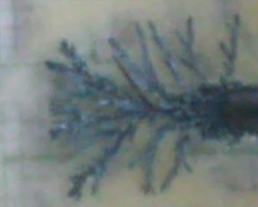
#> input picture imgs/evolTemporal/t8.png, 258 x 207 px, found by its file name
$ jupyter execute --allow-errors improcesing.ipynb   (shell and % lines are left out)
#> lines starting #> are read from the running program, lines starting #| are printed output that depends on the picture; after the words box and inside, x2 and y2 are one past the last pixel; in counts of white or black regions, pixels touching at a corner belong together
[cell 1]
%pylab inline
import numpy as np
import cv2

[cell 2]
im = cv2.imread('fotosPYTHON/evolTemporal/t8.png',0)
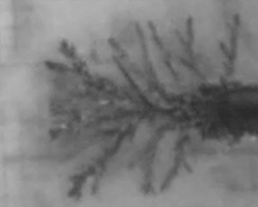
#> im: shape (207, 258); min 39, max 188, mean 122.4
imshow(im, cmap='gray')
#plt.axis('off')

[cell 3]
ret, bw_img = cv2.threshold(im,100,255,cv2.THRESH_BINARY)
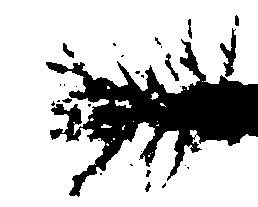
#> bw_img: shape (207, 258); 76.4% white; 29 black regions (19 under 20 px), largest, box (x1, y1, x2, y2) and area: (46, 39, 258, 197) 11814, (220, 28, 236, 77) 334, (165, 53, 179, 81) 117

plt.imshow(bw_img, cmap='gray')
plt.axis('off')

#> (a cell that did not finish here is left out)

[cell 5]
p1 = im[0] <= 140;
p2 = im >=60;
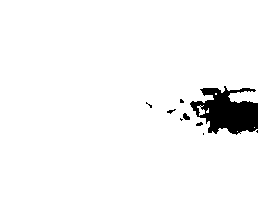
#> p2: shape (207, 258) bool; 96% white; 9 black regions (5 under 20 px), largest, box (x1, y1, x2, y2) and area: (190, 86, 258, 135) 2011, (183, 113, 190, 120) 34, (167, 109, 176, 114) 20, (196, 122, 203, 126) 20
pp = p1*p2
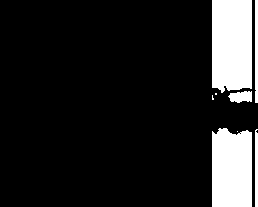
#> pp: shape (207, 258) bool; 13.8% white; 8 white regions (3 under 20 px), largest, box (x1, y1, x2, y2) and area: (212, 0, 252, 93) 3570, (212, 128, 252, 207) 3023, (255, 0, 258, 103) 308, (255, 129, 258, 207) 229, (228, 91, 252, 103) 217

#> (a cell that did not finish here is left out)

[cell 7]
indices = np.where(im == [0])
#> indices = (empty array, empty array)

[cell 8]
dimFrac = np.array([1.949,  1.94064, 1.92598, 1.90737, 1.89607, 1.90303, 1.90509, 1.88948, 1.88231])
plt.errorbar(np.arange(9)*5+8,dimFrac, yerr=0.005*dimFrac, marker = 'o', capsize = 5, c='b')
plt.xlabel('time [s]')
plt.ylabel('Fractal dimension')
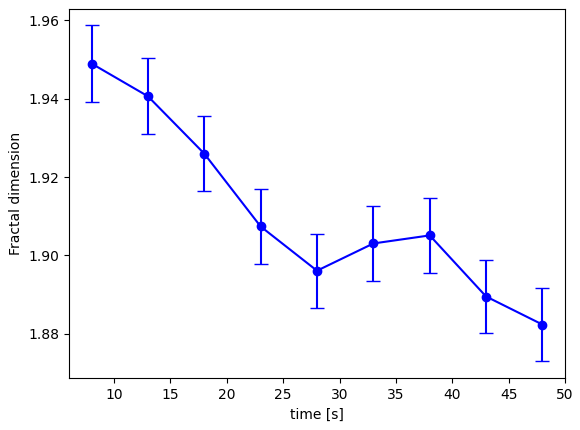
#> figure drawn by matplotlib, 1 panel

[cell 9]
0.005*dimFrac

[cell 10]
vs = np.array([5,7.5, 10])
cu05 = np.array([1.9627, 1.800, 1.703])
cu10 = np.array([1.9629, 1.9532, 1.6651])
zn05 = np.array([1.7229, 1.8579, 1.8337])
zn10 = np.array([1.6924, 1.9302, 1.5627])

[cell 11]
plt.errorbar(vs, cu05,  yerr=0.05*cu05, marker = 'o', capsize = 5, c='b', label = r'$0.5 M \quad CuSO_4 $')
plt.errorbar(vs, cu10,  yerr=0.05*cu10, marker = 'o', capsize = 5, c='r', label = r'$1.0 M \quad CuSO_4 $')

plt.legend()
plt.xlabel('Voltage [V]')
plt.ylabel('Fractal dimension')
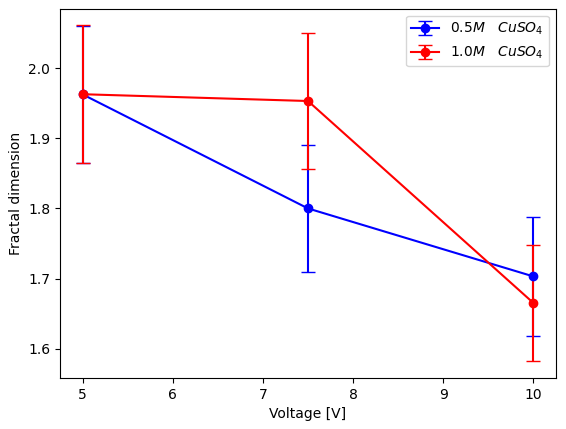
#> figure drawn by matplotlib, 1 panel

[cell 12]
plt.errorbar(vs, zn05,  yerr=0.05*zn05, marker = 'o', capsize = 5, c='green', label = r'$0.5 M \quad ZnSO_4 $')
plt.errorbar(vs, zn10,  yerr=0.05*zn10, marker = 'o', capsize = 5, c='purple', label = r'$1.0 M \quad ZnSO_4 $')


plt.legend()
plt.xlabel('Voltage [V]')
plt.ylabel('Fractal dimension')
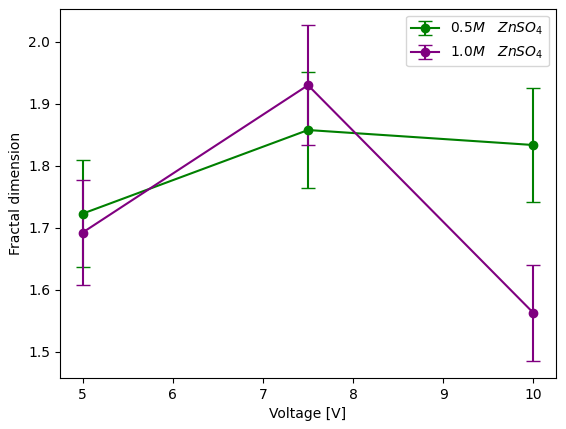
#> figure drawn by matplotlib, 1 panel

$ run again, with imgs/evolTemporal/t1.png copied over imgs/evolTemporal/t8.png
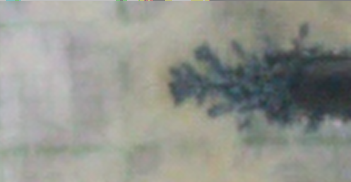
#> input picture imgs/evolTemporal/t1.png, 351 x 182 px, found by its file name
#> `ret, bw_img = cv2.threshold(im,100,255,cv2.THRESH_BINARY)`:
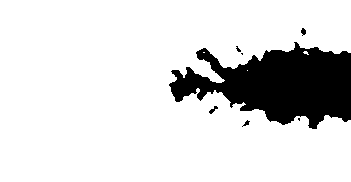
#> bw_img: shape (182, 351); 85.5% white; 7 black regions (3 under 20 px), largest, box (x1, y1, x2, y2) and area: (169, 42, 351, 129) 9166, (209, 106, 218, 114) 31, (301, 28, 306, 36) 27, (242, 120, 250, 127) 22
#> p2: shape (182, 351) bool; 96.4% white; 17 black regions (12 under 20 px), largest, box (x1, y1, x2, y2) and area: (286, 67, 351, 114) 1996, (280, 100, 292, 110) 68, (268, 58, 280, 66) 56, (274, 74, 285, 80) 46, (302, 59, 315, 65) 30
#> `pp = p1*p2`:
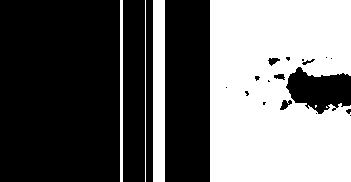
#> pp: shape (182, 351) bool; 41.2% white; 6 white regions (2 under 20 px), largest, box (x1, y1, x2, y2) and area: (210, 0, 351, 182) 23379, (153, 0, 165, 182) 2184, (120, 0, 123, 182) 546, (145, 0, 146, 182) 182
#> indices = (empty array, empty array)

$ run again, with imgs/evolTemporal/t2.png copied over imgs/evolTemporal/t8.png
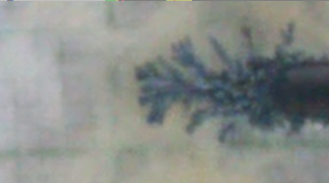
#> input picture imgs/evolTemporal/t2.png, 329 x 183 px, found by its file name
#> bw_img: shape (183, 329); 83.8% white; 8 black regions (3 under 20 px), largest, box (x1, y1, x2, y2) and area: (137, 49, 329, 132) 9467, (191, 110, 207, 126) 110, (220, 123, 234, 140) 79, (243, 28, 250, 39) 55, (287, 36, 291, 43) 21
#> p2: shape (183, 329) bool; 96.4% white; 11 black regions (6 under 20 px), largest, box (x1, y1, x2, y2) and area: (266, 65, 329, 118) 1955, (257, 79, 266, 88) 52, (261, 105, 271, 116) 48, (254, 64, 264, 71) 46, (238, 80, 246, 85) 28
#> `pp = p1*p2`:
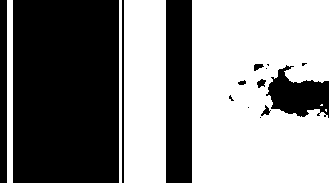
#> pp: shape (183, 329) bool; 53.6% white; 15 black regions (6 under 20 px), largest, box (x1, y1, x2, y2) and area: (13, 0, 119, 183) 19398, (166, 0, 192, 183) 4758, (266, 65, 329, 118) 1955
#> indices = (empty array, empty array)
